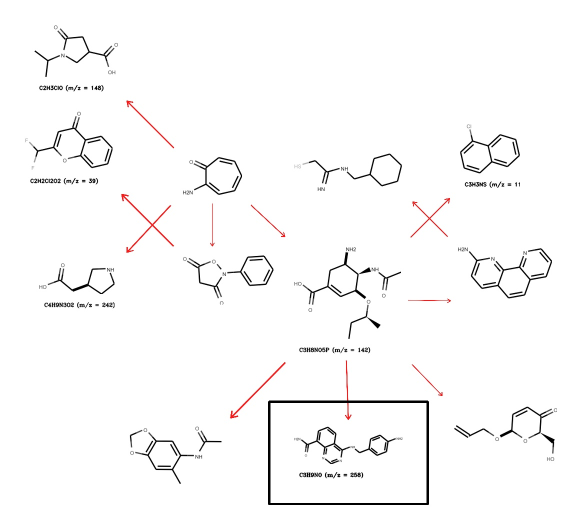
#> input picture data/images/115.jpg, 1164 x 1060 px, found by its file name (shown at 1/2 size); its folder holds only this picture in this run
$ python preprocess.py
#> lines starting #> are read from the running program, lines starting #| are printed output that depends on the picture; after the words box and inside, x2 and y2 are one past the last pixel; in counts of white or black regions, pixels touching at a corner belong together
import numpy as np
import cv2
import os

def load_data(image_dir, mask_dir, img_size=(512, 512)):
#> called with img_size = (512, 512)
    images = []
    masks = []
    for filename in os.listdir(image_dir):
        if (filename!='.DS_Store'):
            print(filename)
            #lecture des images et des masques
            image = cv2.imread(os.path.join(image_dir, filename), cv2.IMREAD_GRAYSCALE)
#> image: shape (1060, 1164); min 0, max 255, mean 249.7
            mask = cv2.imread(os.path.join(mask_dir, filename), cv2.IMREAD_GRAYSCALE)
            #application d'un seuillage pour obtenir des masques binaires
            _, mask = cv2.threshold(mask, 127, 255, cv2.THRESH_BINARY)
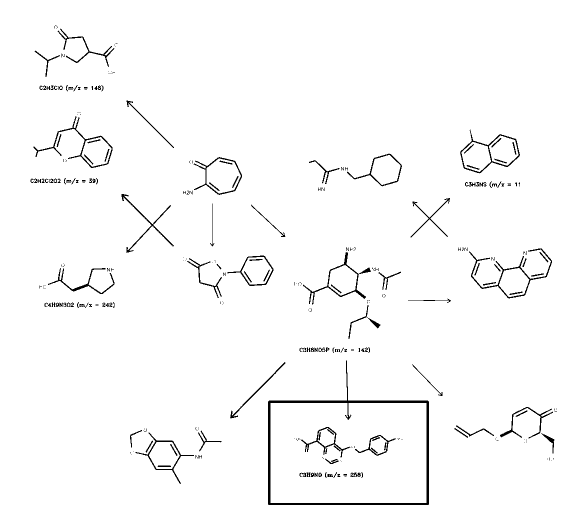
#> mask: shape (1060, 1164) (shown at 1/2 size); 97.9% white; black in thin lines or dots, all inside (x1, y1, x2, y2) = (61, 51, 1114, 1010)
            #redimensionnement des images et des masques
            image = cv2.resize(image, img_size)
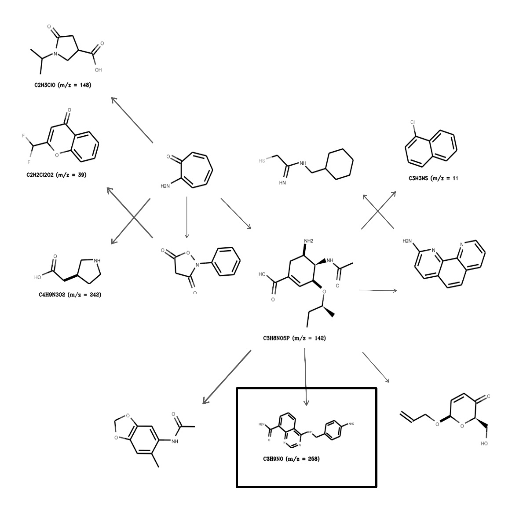
#> image: shape (512, 512); min 0, max 255, mean 249.7
            mask = cv2.resize(mask, img_size)
#> mask: shape (512, 512)
            images.append(image)
            masks.append(mask)

            # [5 lines of commented-out code are left out]
    images = np.array(images).astype('float32') / 255.0
    masks = np.array(masks).astype('float32') / 255.0
    #ajout d'une dimension pour les images pour les rendre compatibles avec le modèle
    images = np.expand_dims(images, axis=-1 )
    masks = np.expand_dims(masks, axis=-1)

    return images, masks

if __name__ == "__main__":
    '''
    image_dir = './Stage_LIRIS_INRAE/arrowDetection/data/images'
    mask_dir = './Stage_LIRIS_INRAE/arrowDetection/data/masks'
    '''
    image_dir = '/Users/alpates/Desktop/INSA_LYON/Duffner1/Stage_LIRIS_INRAE/arrowDetection/data/images'
    mask_dir = '/Users/alpates/Desktop/INSA_LYON/Duffner1/Stage_LIRIS_INRAE/arrowDetection/data/masks'
    images, masks = load_data(image_dir, mask_dir)
    #sauvegarde des images et des masques prétraités dans un fichier numpy
    np.save('/Users/alpates/Desktop/INSA_LYON/Duffner1/Stage_LIRIS_INRAE/arrowDetection/data/preprocessed_images_512.npy', images)
    np.save('/Users/alpates/Desktop/INSA_LYON/Duffner1/Stage_LIRIS_INRAE/arrowDetection/data/preprocessed_masks_512.npy', masks)

"""num_files = 20
    split_images = np.array_split(images, num_files)
    split_masks = np.array_split(masks, num_files)

    for i, split in enumerate(split_images):
        np.save(f'data/preprocessed_images_part_{i}.npy', split)
        np.save(f'data/preprocessed_masks_part_{i}.npy', split_masks[i])"""

$ run again, on data/images/144.jpg
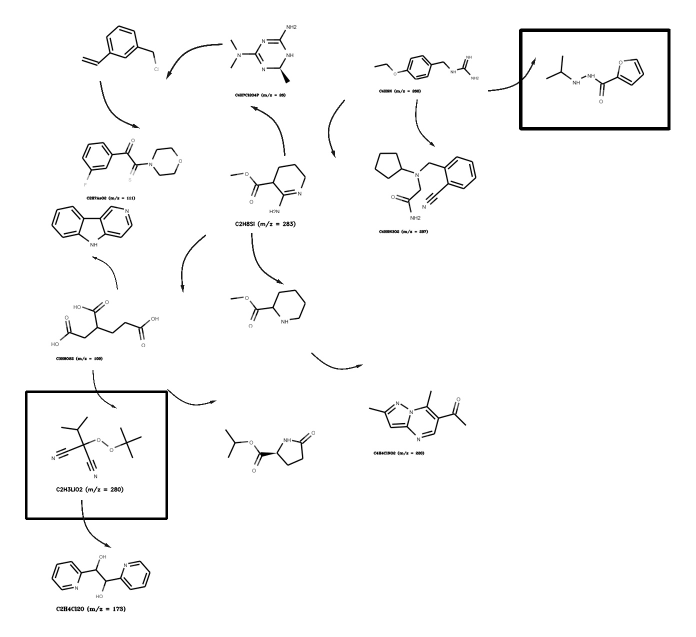
#> input picture data/images/144.jpg, 1391 x 1274 px, found by its file name (shown at 1/2 size)
#> in load_data, image is the input picture: shape (1274, 1391); min 0, max 255, mean 249.8
#> in load_data, `image = cv2.resize(image, img_size)`:
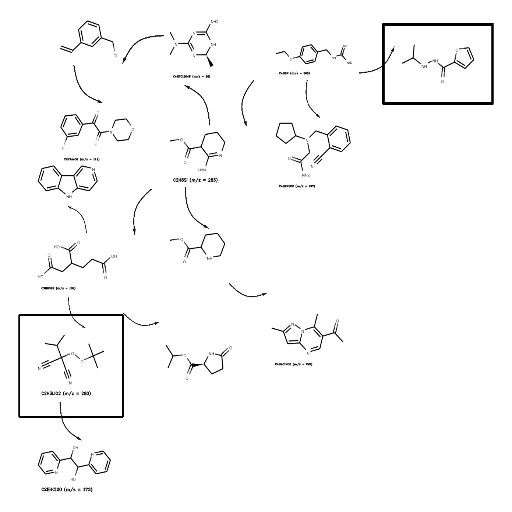
#> image: shape (512, 512); min 0, max 255, mean 249.7

$ run again, on data/images/150.jpg
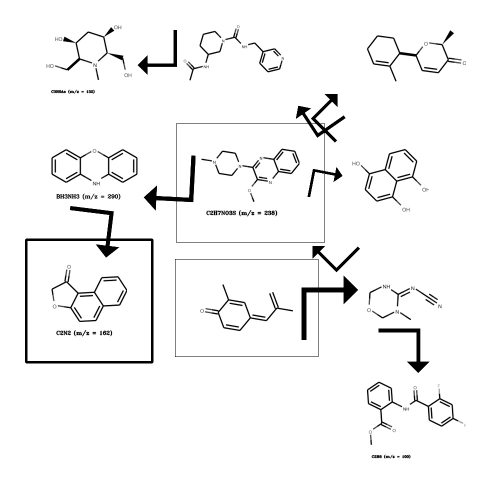
#> input picture data/images/150.jpg, 982 x 967 px, found by its file name (shown at 1/2 size)
#> in load_data, image is the input picture: shape (967, 982); min 0, max 255, mean 245.2
#> in load_data, `image = cv2.resize(image, img_size)`:
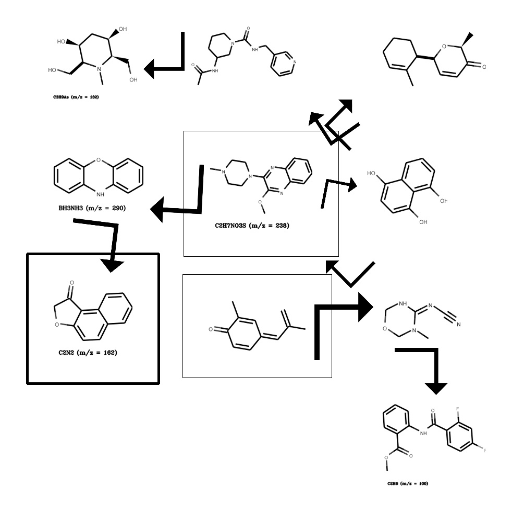
#> image: shape (512, 512); min 0, max 255, mean 245.1

$ run again, on data/images/151.jpg
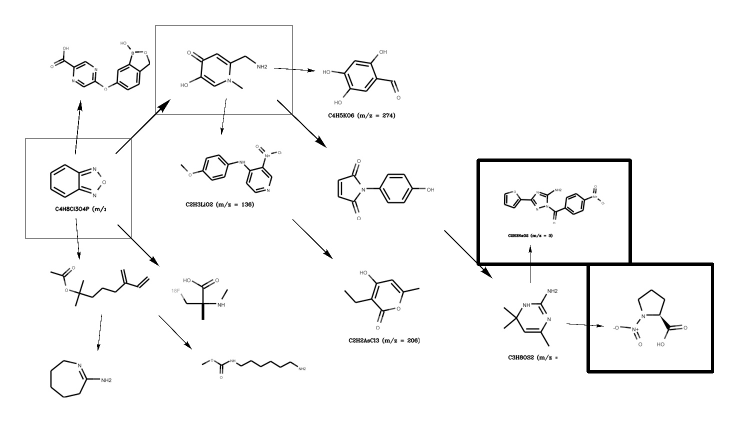
#> input picture data/images/151.jpg, 1478 x 845 px, found by its file name (shown at 1/2 size)
#> in load_data, image is the input picture: shape (845, 1478); min 0, max 255, mean 247.8
#> in load_data, `image = cv2.resize(image, img_size)`:
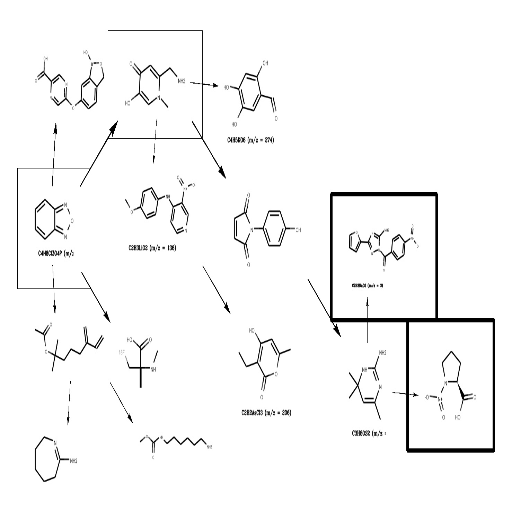
#> image: shape (512, 512); min 0, max 255, mean 247.5

$ run again, on data/images/121.jpg
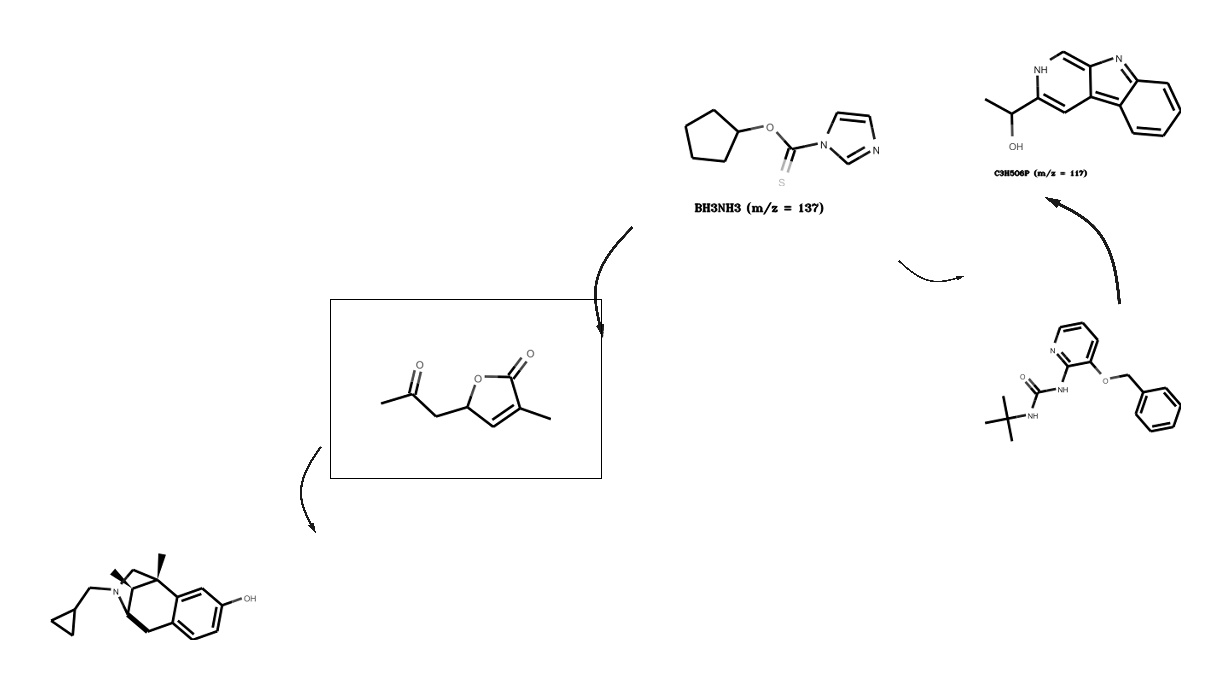
#> input picture data/images/121.jpg, 1231 x 690 px, found by its file name
#> in load_data, image is the input picture: shape (690, 1231); min 0, max 255, mean 252.1
#> in load_data, `image = cv2.resize(image, img_size)`:
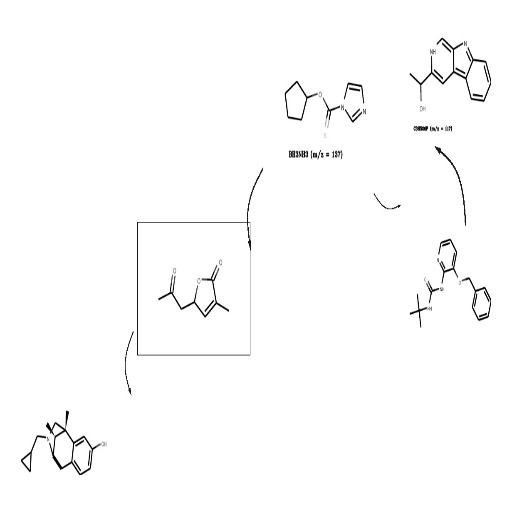
#> image: shape (512, 512); min 0, max 255, mean 252
